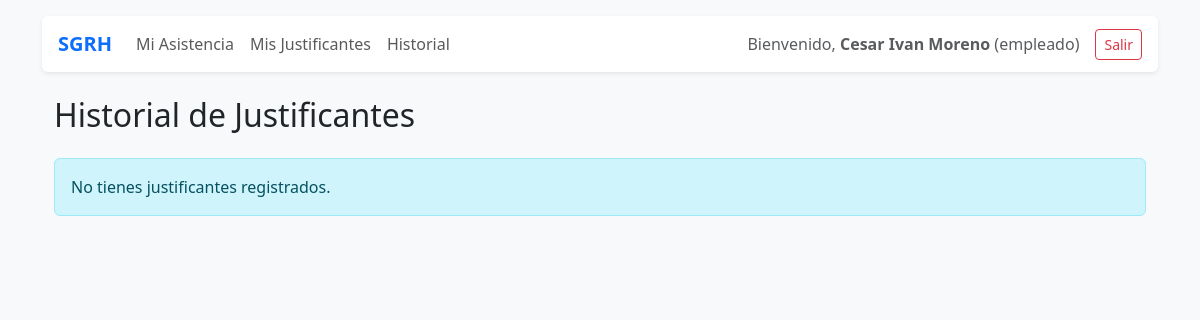
Before: /public/?route=historial_justificantes (signed in) with the older database file.
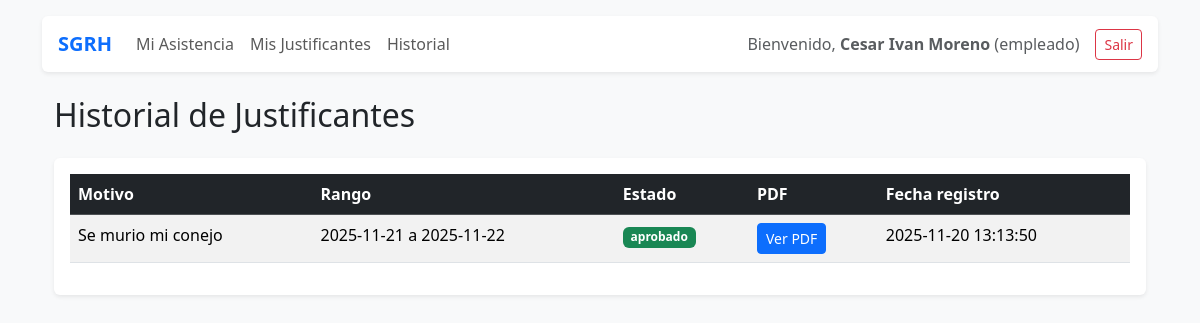
After: the same page with the newer database file.
### tables this page shows
CREATE TABLE `justificantes` (
  `id` int(11) NOT NULL AUTO_INCREMENT,
  `empleado_id` int(11) NOT NULL,
  `motivo` varchar(255) NOT NULL,
  `archivo` varchar(255) NOT NULL,
  `fecha_inicio` date NOT NULL,
  `fecha_fin` date NOT NULL,
  `estado` enum('pendiente','aprobado','rechazado') DEFAULT 'pendiente',
  `created_at` timestamp NOT NULL DEFAULT current_timestamp(),
  `updated_at` timestamp NOT NULL DEFAULT current_timestamp() ON UPDATE current_timestamp(),
  PRIMARY KEY (`id`),
  KEY `fk_justificante_empleado` (`empleado_id`),
  CONSTRAINT `fk_justificante_empleado` FOREIGN KEY (`empleado_id`) REFERENCES `empleados` (`id`) ON DELETE CASCADE ON UPDATE CASCADE
);

### app/core/Controller.php (called while the page is built, shortened)
<?php
class Controller {
    protected function view(string $template, array $data = []) {
        extract($data);
        $viewPath = __DIR__ . '/../views/' . $template . '.php';
        include __DIR__ . '/../views/layout/header.php';
        include __DIR__ . '/../views/layout/nav.php';
        include $viewPath;
        include __DIR__ . '/../views/layout/footer.php';
    }
}

### app/controllers/JustificanteController.php (called while the page is built, shortened)
<?php
require_once __DIR__ . '/../models/Empleado.php';
class JustificanteController extends Controller {
public function historial() {
    $u = Auth::user();
    $empleado = Empleado::buscarPorUserId($u['id']);
    $justificantes = Justificante::porEmpleado($empleado['id']);
    $this->view('justificante/historial', compact('justificantes', 'u'));
}
}

### app/models/Justificante.php (called while the page is built, shortened)
<?php
class Justificante {
    public static function porEmpleado($empleado_id) {
        $db = Database::getInstance();
        $stmt = $db->prepare("SELECT * FROM justificantes WHERE empleado_id = ? ORDER BY created_at DESC");
        $stmt->execute([$empleado_id]);
        return $stmt->fetchAll();
    }
}

### app/models/Empleado.php (called while the page is built, shortened)
<?php
class Empleado {
    public static function buscarPorUserId($user_id) {
    $db = Database::getInstance();
    $stmt = $db->prepare("SELECT * FROM empleados WHERE user_id = ?");
    $stmt->execute([$user_id]);
    return $stmt->fetch();
}
}

### app/views/justificante/historial.php (the view)
<?php require_once __DIR__ . '/../layout/header.php'; ?>
<?php require_once __DIR__ . '/../layout/nav.php'; ?>
<div class="container mt-4">
    <h2 class="mb-4">Historial de Justificantes</h2>
    <?php if (empty($justificantes)): ?>
        <div class="alert alert-info">No tienes justificantes registrados.</div>
    <?php else: ?>
        <div class="table-responsive bg-white shadow-sm rounded p-3">
            <table class="table table-striped">
                <thead class="table-dark">
                    <tr>
                        <th>Motivo</th>
                        <th>Rango</th>
                        <th>Estado</th>
                        <th>PDF</th>
                        <th>Fecha registro</th>
                    </tr>
                </thead>
                <tbody>
                    <?php foreach ($justificantes as $j): ?>
                        <tr>
                            <td><?= htmlspecialchars($j['motivo']) ?></td>
                            <td><?= $j['fecha_inicio'] ?> a <?= $j['fecha_fin'] ?></td>
                            <td>
                                <?php
                                    $badge = [
                                        'pendiente' => 'warning',
                                        'aprobado' => 'success',
                                        'rechazado' => 'danger'
                                    ][$j['estado']] ?? 'secondary';
                                ?>
                                <span class="badge bg-<?= $badge ?>">
                                    <?= htmlspecialchars($j['estado']) ?>
                                </span>
                            </td>
                            <td>
                                <a class="btn btn-sm btn-primary"
                                   href="/SGRH_PHP_MVC/public/?route=ver_justificante&id=<?= $j['id'] ?>">
                                   Ver PDF
                                </a>
                            </td>
                            <td><?= $j['created_at'] ?></td>
                        </tr>
                    <?php endforeach; ?>
                </tbody>
            </table>
        </div>
    <?php endif; ?>
</div>
<?php require_once __DIR__ . '/../layout/footer.php'; ?>

Changed rows visible on the page:
added justificantes: motivo "Se murio mi conejo", fecha_inicio "2025-11-21", fecha_fin "2025-11-22", estado "aprobado", created_at "2025-11-20 13:13:50"
Other visible differences:
text no longer shown: "No tienes justificantes registrados."
text now shown: "Motivo Rango Estado PDF Fecha registro"
